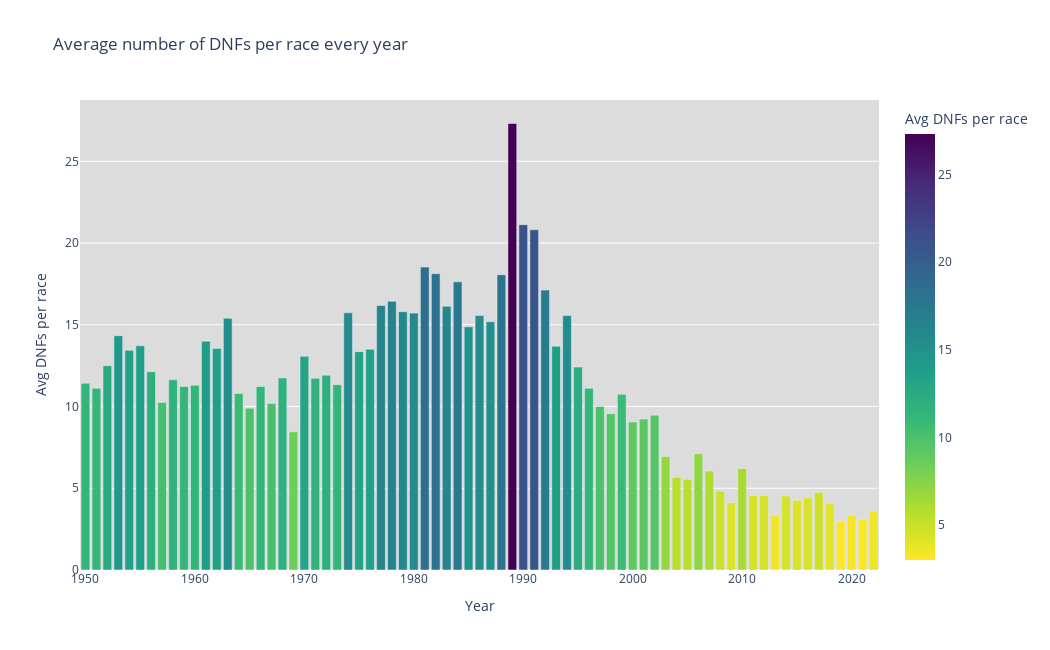

Notebook code for this chart:
### Code cell
fig = px.bar(avg_dnfs_per_race, x='year', y='avgDNFs', title='Average number of DNFs per race every year',
             color='avgDNFs', color_continuous_scale=px.colors.sequential.Viridis[::-1],
             width=1050, height=650, labels=dict(year='Year', avgDNFs='Avg DNFs per race'))

fig.update_layout(plot_bgcolor='gainsboro')

fig.show()

### Figure 1 — Plotly figure (JSON) as saved in the notebook; plotly's stock layout.template omitted (floating-point values rounded to 4 significant figures)
{"data": [{"alignmentgroup": "True", "hovertemplate": "Year=%{x}<br>Avg DNFs per race=%{marker.color}<extra></extra>", "legendgroup": "", "marker": {"color": [11.43, 11.12, 12.5, 14.33, 13.44, 13.71, 12.12, 10.25, 11.64, 11.22, 11.3, 14, 13.56, 15.4, 10.8, 9.9, 11.22, 10.18, 11.75, 8.455, 13.08, 11.73, 11.92, 11.33, 15.73, 13.36, 13.5, 16.18, 16.44, 15.8, 15.71, 18.53, 18.12, 16.13, 17.62, 14.88, 15.56, 15.19, 18.06, 27.31, 21.12, 20.81, 17.12, 13.69, 15.56, 12.41, 11.12, 10, 9.562, 10.75, 9.059, 9.235, 9.471, 6.938, 5.667, 5.556, 7.111, 6.059, 4.833, 4.118, 6.211, 4.556, 4.55, 3.368, 4.526, 4.263, 4.421, 4.75, 4.048, 3, 3.353, 3.105, 3.615], "coloraxis": "coloraxis", "pattern": {"shape": ""}}, "name": "", "offsetgroup": "", "orientation": "v", "showlegend": false, "textposition": "auto", "type": "bar", "x": [1950, 1951, 1952, 1953, 1954, 1955, 1956, 1957, 1958, 1959, 1960, 1961, 1962, 1963, 1964, 1965, 1966, 1967, 1968, 1969, 1970, 1971, 1972, 1973, 1974, 1975, 1976, 1977, 1978, 1979, 1980, 1981, 1982, 1983, 1984, 1985, 1986, 1987, 1988, 1989, 1990, 1991, 1992, 1993, 1994, 1995, 1996, 1997, 1998, 1999, 2000, 2001, 2002, 2003, 2004, 2005, 2006, 2007, 2008, 2009, 2010, 2011, 2012, 2013, 2014, 2015, 2016, 2017, 2018, 2019, 2020, 2021, 2022], "xaxis": "x", "y": [11.43, 11.12, 12.5, 14.33, 13.44, 13.71, 12.12, 10.25, 11.64, 11.22, 11.3, 14, 13.56, 15.4, 10.8, 9.9, 11.22, 10.18, 11.75, 8.455, 13.08, 11.73, 11.92, 11.33, 15.73, 13.36, 13.5, 16.18, 16.44, 15.8, 15.71, 18.53, 18.12, 16.13, 17.62, 14.88, 15.56, 15.19, 18.06, 27.31, 21.12, 20.81, 17.12, 13.69, 15.56, 12.41, 11.12, 10, 9.562, 10.75, 9.059, 9.235, 9.471, 6.938, 5.667, 5.556, 7.111, 6.059, 4.833, 4.118, 6.211, 4.556, 4.55, 3.368, 4.526, 4.263, 4.421, 4.75, 4.048, 3, 3.353, 3.105, 3.615], "yaxis": "y"}], "layout": {"barmode": "relative", "coloraxis": {"colorbar": {"title": {"text": "Avg DNFs per race"}}, "colorscale": [[0, "#fde725"], [0.1111, "#b5de2b"], [0.2222, "#6ece58"], [0.3333, "#35b779"], [0.4444, "#1f9e89"], [0.5556, "#26828e"], [0.6667, "#31688e"], [0.7778, "#3e4989"], [0.8889, "#482878"], [1, "#440154"]]}, "height": 650, "legend": {"tracegroupgap": 0}, "plot_bgcolor": "gainsboro", "title": {"text": "Average number of DNFs per race every year"}, "width": 1050, "xaxis": {"anchor": "y", "domain": [0, 1], "title": {"text": "Year"}}, "yaxis": {"anchor": "x", "domain": [0, 1], "title": {"text": "Avg DNFs per race"}}}}
